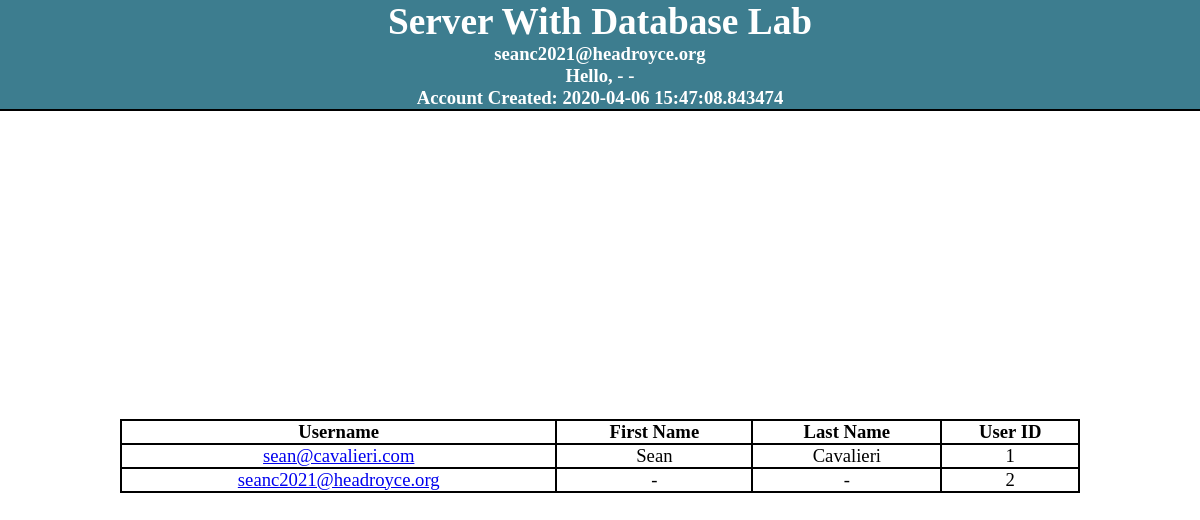
The app's page /members (signed in) with its own data.
### tables this page shows
CREATE TABLE accounts (
	id INTEGER NOT NULL, 
	username VARCHAR(255) NOT NULL, 
	password VARCHAR(255) NOT NULL, 
	PRIMARY KEY (id)
);

CREATE TABLE profiles (
	id INTEGER NOT NULL, 
	"firstName" VARCHAR(255) NOT NULL, 
	"lastName" VARCHAR(255) NOT NULL, 
	"userID" INTEGER, 
	"dateAdded" DATETIME, 
	PRIMARY KEY (id)
);

### server/routes.py (the view)
@app.route('/members')
def members():
    sessionID = request.cookies.get('userID')
    if not(sessionID in sessionTokens):
        return redirect(url_for('index'))
    info = database.viewProfileOf(sessionTokens[sessionID])
    members = database.viewAllAccounts()
    print(members)
    return render_template('members.html', info=info, members=members)

### server/database.py (called while the page is built)
def viewProfileOf(username):
    connection = engine.connect()
    query = db.select([accounts]).where(accounts.columns.username == username)
    ResultProxy = connection.execute(query)
    resultRow = ResultProxy.fetchone()
    if(resultRow):
        id = resultRow[0]
        query2 = db.select([profiles]).where(profiles.columns.userID == id)
        ResultProxy2 = connection.execute(query2)
        resultRow2 = ResultProxy2.fetchone()
        if resultRow2:
            arr = [username]
            arr.append(resultRow2[1])
            arr.append(resultRow2[2])
            arr.append(resultRow2[3])
            arr.append(resultRow2[4])
            return arr
    return []

def viewAllAccounts():
    connection = engine.connect()
    query = db.select([profiles])
    ResultProxy = connection.execute(query)
    ResultSet = ResultProxy.fetchall()
    query2 = db.select([accounts])
    ResultProxy2 = connection.execute(query2)
    ResultSet2 = ResultProxy2.fetchall()
    members = []
    for member in ResultSet2:
        members.append([member[0], member[1]])
    for member in members:
        for check in ResultSet:
            if member[0] == check[3]:
                member.append(check[1])
                member.append(check[2])
                member.append(check[4])
                break
    return members

### server/templates/members.html (shortened to what this page needs)
<!DOCTYPE html>
<html>
    <head>
        <link rel='stylesheet' href='/static/style.css' />
    </head>
    <body>
        <header>
            Server With Database Lab
            <div>
                {{info[0]}}
            </div>
            <div>
                Hello, {{info[1]}} {{info[2]}}
            </div>
            <div>
                Account Created: {{info[4]}}
            </div>
        </header>
        <div class='content'>
            <table style="border: 2px solid black; border-collapse: collapse; width:80%">
                <tr>
                    <th style="border: 2px solid black; border-collapse: collapse;">Username</th>
                    <th style="border: 2px solid black; border-collapse: collapse;">First Name</th>
                    <th style="border: 2px solid black; border-collapse: collapse;">Last Name</th>
                    <th style="border: 2px solid black; border-collapse: collapse;">User ID</th>
                </tr>
                {% for row in members %}
                    <tr>
                        <td style="border: 2px solid black; border-collapse: collapse; text-align: center;">
                            <a href='/view?id={{row[0]}}'>{{row[1]}}</a>
                        </td>
                        <td style="border: 2px solid black; border-collapse: collapse; text-align: center;">{{row[2]}}</td>
                        <td style="border: 2px solid black; border-collapse: collapse; text-align: center;">{{row[3]}}</td>
                        <td style="border: 2px solid black; border-collapse: collapse; text-align: center;">{{row[0]}}</td>
                    </tr>
                {% endfor %}
            </table>
        </div>
    </body>
</html>

### server/static/style.css (style rules this page uses)
* { margin: 0; padding: 0; font-size: 14pt; box-sizing: border-box; }
body { min-width: 100vw; min-height: 100vh; display: flex; flex-direction: column; }
header { min-height: 10vh; border-bottom: 2px solid black; font-size: 2rem; color: white; font-weight: bold; background-color: #3d7d8f; display: flex; flex-direction: column; align-items: center; justify-content: center; }
div.content { flex-grow: 1; display: flex; flex-direction: column; align-items: center; justify-content: center; }

### records on screen
accounts: username "seanc2021@headroyce.org", row "-", id "2"
accounts: username "sean@cavalieri.com"
profiles: firstName "Sean", lastName "Cavalieri"

### other values on screen
{{ info[1] }} "-"
{{ info[2] }} "-"
{{ info[4] }} "2020-04-06 15:47:08.843474"
{{ row[0] }} "1"
